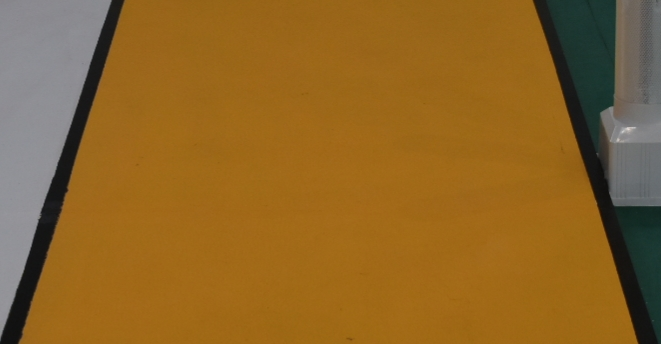
#> input picture saidao.jpeg, 661 x 344 px
$ python RoBoC_test2.py
#> lines starting #> are read from the running program, lines starting #| are printed output that depends on the picture; after the words box and inside, x2 and y2 are one past the last pixel; in counts of white or black regions, pixels touching at a corner belong together
"""
    思路：
    1.先做完必做题，获得赛道轮廓
    2.查找赛道中线
    3.进行路径规划，符合“尽可能快地到达终点，尽可能向前移动”
        我的路径规划思路是：前期向右移动多一点，后期向前移动多一点
    4.显示原图和处理后的图片（包括路径）
"""

import cv2 as cv
import numpy as np

point1 = 100     # 相距中线100像素
point2 = 50      # 相距中线50像素
direction = []   # 运动方向
pos_org = (100, 300) # 初始位置

# 查找赛道中线
def find_line(mask):
    line = {}
    for y in range(mask.shape[0]):
        pixels = np.where(mask[y, :] > 0)[0]
        if len(pixels) > 0:   # 判断是否有赛道
            line[y] = int((pixels[0] + pixels[-1]) / 2)  # 计算中点
    return line         # 返回赛道中线字典

def move_robot(pos_org, line,step=10, thr=5):
    global point1, point2
    global direction
    path = [pos_org]    # 运动路径
    x, y  = pos_org     # 移动到的位置
    cnt = 0       # 移动次数
    while cnt < 200:
        if y in line.keys():   #判段y是否在赛道中线字典中
            x_line = line[y]   # 赛道中线x坐标
            distence = abs(x - x_line)
            if distence < thr:
                break
            elif distence >= point1:
                direction = [False, False, True]  # 右右前
            elif point2 <= distence < point1:
                direction = [False, True] # 右前
            elif distence < point2:
                direction = [False, True, True] # 右前前
        else:
            direction = [True] # 前
        for d in direction:
            if d == True: # 向前
                y -= step
            else:
                x += step # 向右
                distence = abs(x - x_line)
                if distence < thr:
                    path.append((x, y))
                    break
            path.append((x, y))
        cnt += 1
    return path


img = cv.imread('saidao.jpeg')
#> img is the input picture: shape (344, 661, 3); mean B, G, R 38.7, 101.1, 142.3
# cap = cv.VideoCapture(0)

# ret, img = cap.read()
# 创建原图进行对比
img_org = img.copy()
# cv.imshow('img', img)
# HSV转换
hsv = cv.cvtColor(img, cv.COLOR_BGR2HSV)
#> hsv: shape (344, 661, 3); mean H, S, V 31.9, 177.6, 143.9
# cv.imshow('hsv', hsv)
lower_yellow = np.array([6, 111, 85])
upper_yellow = np.array([21, 255, 255])
# 设置hsv阈值提取黄色
mask = cv.inRange(hsv, lower_yellow, upper_yellow)
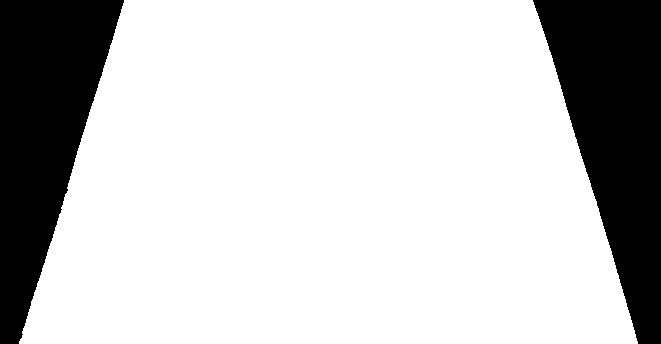
#> mask: shape (344, 661); 77.9% white; 2 black regions
# mask与img按位与运算
# res = cv.bitwise_and(img, img, mask=mask)
contours, hierarchy = cv.findContours(mask, cv.RETR_EXTERNAL, cv.CHAIN_APPROX_SIMPLE)
#> contours = 1 contour; box (x1, y1, x2, y2) and area: (19, 0, 638, 344) 176272
# 判断是否有轮廓
if len(contours) != 0:
    # 找到最大轮廓
    max_contour = max(contours, key=cv.contourArea)
#> max_contour = contour of 428 points, box (x1, y1, x2, y2) (19, 0, 638, 344), area 176272
    # 绘制轮廓
    cv.drawContours(img, [max_contour], -1, (0, 0, 255), 3)
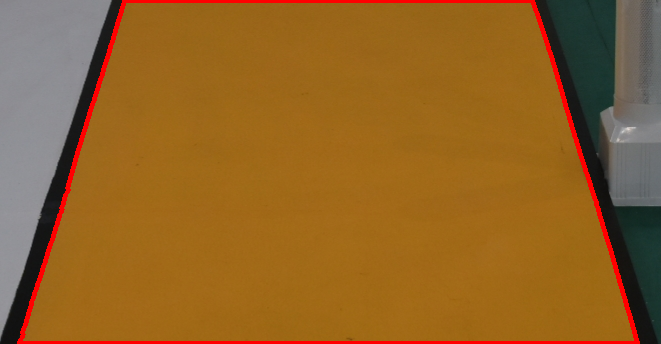
#> img: shape (344, 661, 3); 2.85% of pixels changed, all inside (x1, y1, x2, y2) = (17, 0, 640, 344)

line = find_line(mask)
#> after the loop in find_line, `for y in range(mask.shape[0]):`: line = 344 items
#> line = 344 items
for y, x in line.items():
    cv.circle(img, (x, y), 2, (0, 0, 255), -1)      # 绘制赛道中线
#> this loop made 344 passes
#> x on passes 1 to 3: 328, 328, 328
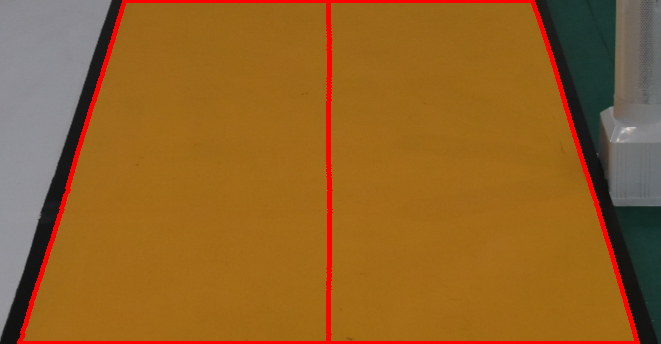
#> img: shape (344, 661, 3); 0.74% of pixels changed, all inside (x1, y1, x2, y2) = (326, 3, 333, 341)

path = move_robot(pos_org, line)
#> the loop in move_robot, `while cnt < 200:` made 17 passes
#> x_line on passes 1 to 12: 328, 328, 329, 329, 329, 329, 329, 329, 329, 329, 329, 330
#> after the loop in move_robot, `while cnt < 200:`: cnt = 16; path = 42 pairs, first value 100 to 330, second value 120 to 300; x = 330; y = 120

for i in range(len(path) - 1):
    cv.line(img, path[i], path[i + 1], (255, 0, 0), 3)  # 绘制路径
    cv.circle(img, path[i], 3, (0, 0, 255), -1)         # 绘制路径点
    cv.circle(img, path[i + 1], 3, (0, 0, 255), -1)     # 绘制路径点
#> this loop made 41 passes
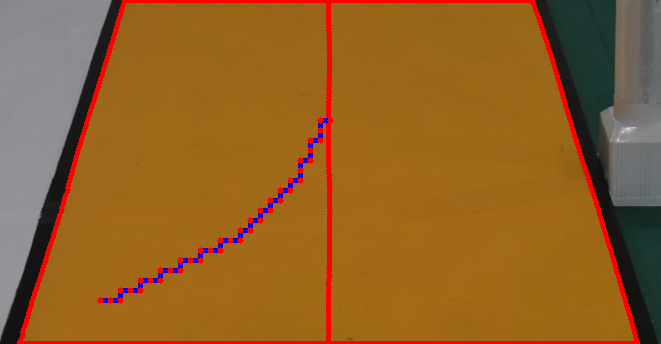
#> img: shape (344, 661, 3); 0.94% of pixels changed, all inside (x1, y1, x2, y2) = (97, 117, 334, 304)

cv.circle(img, pos_org, 8, (0, 0, 255), -1)         # 绘制起始点
cv.circle(img, path[-1], 8, (255, 0, 0), -1)        # 绘制终点
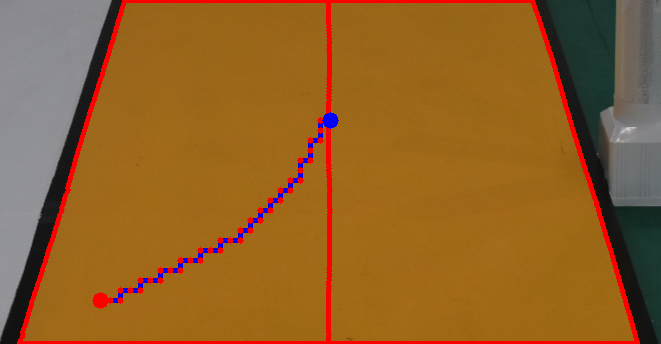
#> img: shape (344, 661, 3); mean B, G, R 38.8, 96.8, 146.5

cv.imshow('img_org', img_org)
cv.imshow('img', img)
cv.imwrite('img2.png', img)
# cv.imshow('mask', mask)
# cv.imshow('res', res)
cv.waitKey(0)
cv.destroyAllWindows()
